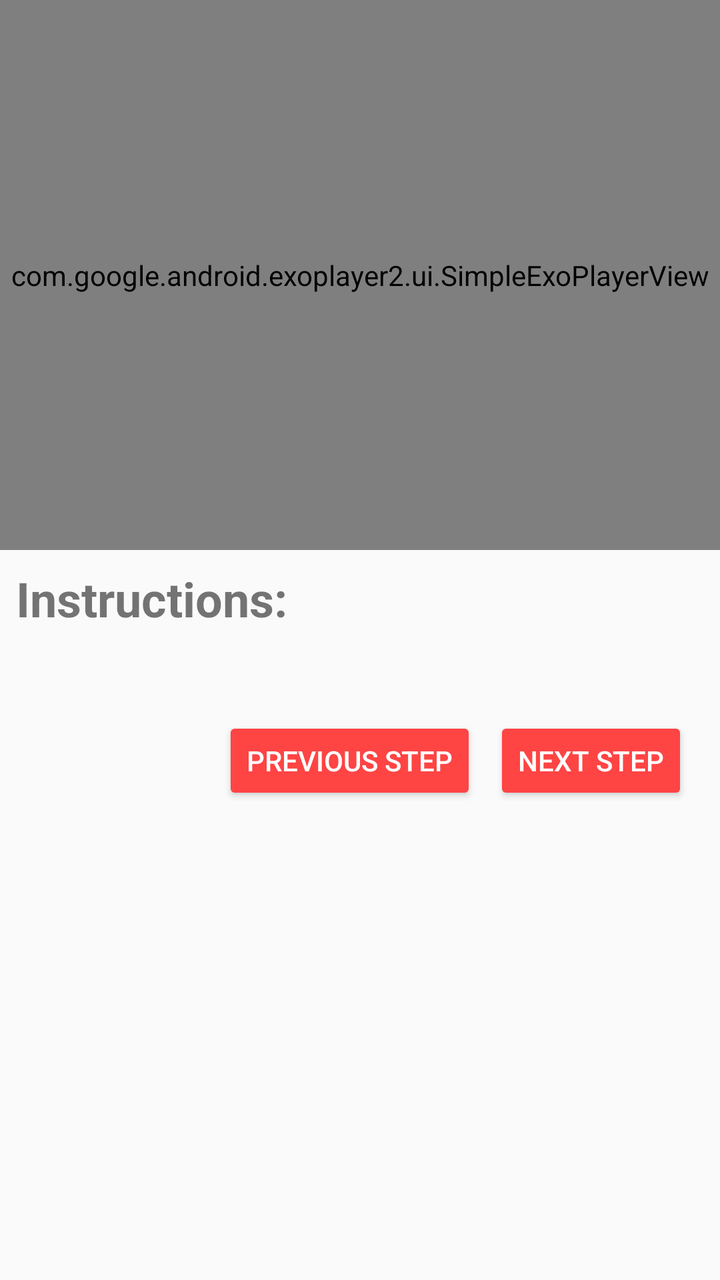
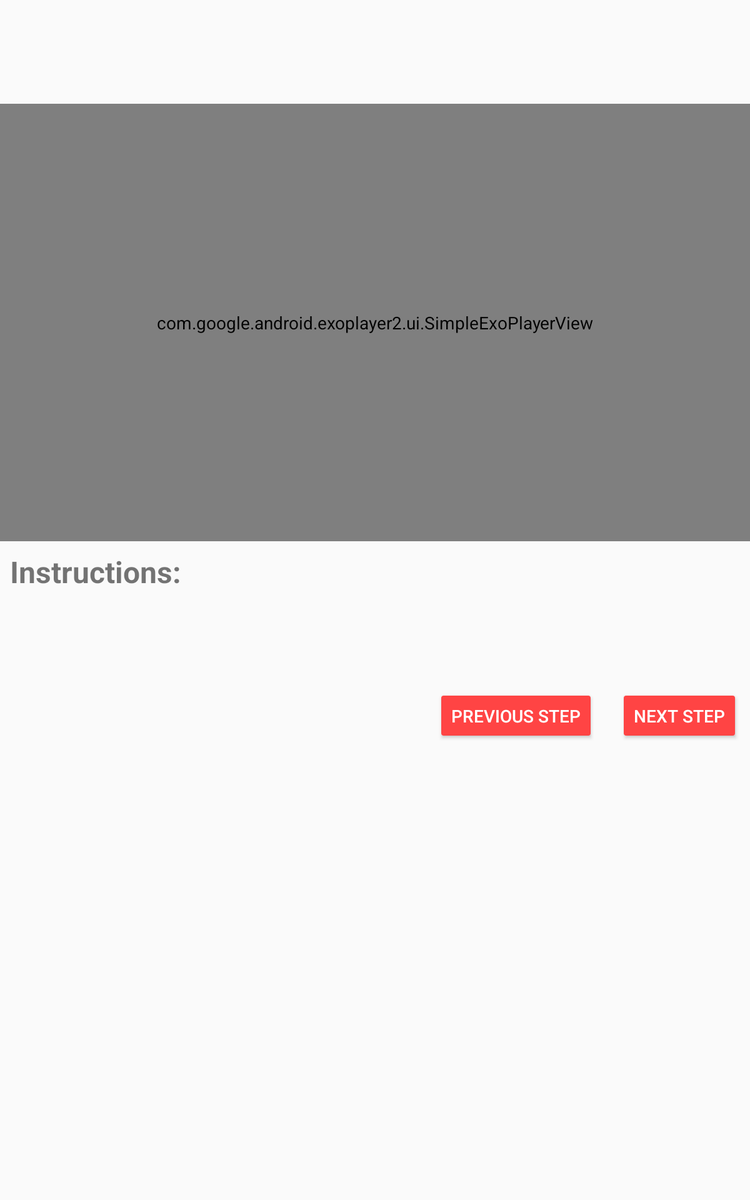

The same Android screen from two of the app's own layout files: first res/layout/ as a phone draws it, then the repository's variant for another configuration, drawn on a device whose configuration selects that folder. Both files follow.
<!-- AndroidManifest.xml: application theme AppTheme -->
<!-- res/layout/fragment_step_detail.xml -->
<?xml version="1.0" encoding="utf-8"?>
<android.support.design.widget.CoordinatorLayout xmlns:app="http://schemas.android.com/apk/res-auto"
    xmlns:tools="http://schemas.android.com/tools"
    xmlns:android="http://schemas.android.com/apk/res/android"
    android:id="@+id/coordinatorLayout"
    android:layout_height="match_parent"
    android:layout_width="match_parent">

    <android.support.v4.widget.NestedScrollView xmlns:android="http://schemas.android.com/apk/res/android"
        xmlns:app="http://schemas.android.com/apk/res-auto"
        xmlns:tools="http://schemas.android.com/tools"
        android:layout_width="match_parent"
        android:layout_height="match_parent">

        <android.support.constraint.ConstraintLayout xmlns:android="http://schemas.android.com/apk/res/android"
            xmlns:app="http://schemas.android.com/apk/res-auto"
            xmlns:tools="http://schemas.android.com/tools"
            android:layout_width="match_parent"
            android:layout_height="match_parent"
            tools:context="com.example.phil.forgoodnessbakes.fragments.DetailFragment">

            <TextView
                android:id="@+id/textView"
                android:layout_width="0dp"
                android:layout_height="wrap_content"
                android:layout_marginEnd="8dp"
                android:layout_marginLeft="8dp"
                android:layout_marginRight="8dp"
                android:layout_marginStart="8dp"
                android:layout_marginTop="8dp"
                android:text="Instructions:"
                android:textSize="24sp"
                android:textStyle="bold"
                app:layout_constraintHorizontal_bias="0.0"
                app:layout_constraintLeft_toLeftOf="parent"
                app:layout_constraintRight_toRightOf="parent"
                app:layout_constraintTop_toBottomOf="@+id/playerView" />

            <TextView
                android:id="@+id/stepDescription"
                android:layout_width="0dp"
                android:layout_height="match_parent"
                android:layout_marginBottom="0dp"
                android:layout_marginEnd="8dp"
                android:layout_marginLeft="8dp"
                android:layout_marginRight="8dp"
                android:layout_marginStart="8dp"
                android:layout_marginTop="0dp"
                android:paddingBottom="16dp"
                android:textSize="18sp"
                app:layout_constraintBottom_toBottomOf="parent"
                app:layout_constraintHorizontal_bias="1.0"
                app:layout_constraintLeft_toLeftOf="parent"
                app:layout_constraintRight_toRightOf="parent"
                app:layout_constraintTop_toBottomOf="@+id/textView"
                app:layout_constraintVertical_bias="0.059" />

            <com.google.android.exoplayer2.ui.SimpleExoPlayerView
                android:id="@+id/playerView"
                android:layout_width="0dp"
                android:layout_height="275dp"
                app:layout_constraintHorizontal_bias="0.0"
                app:layout_constraintLeft_toLeftOf="parent"
                app:layout_constraintRight_toRightOf="parent"
                app:layout_constraintTop_toTopOf="parent" />

            <Button
                android:id="@+id/next_button"
                android:layout_width="wrap_content"
                android:layout_height="44dp"
                android:layout_marginEnd="8dp"
                android:layout_marginStart="8dp"
                android:backgroundTint="@android:color/holo_red_light"
                android:clickable="true"
                android:elevation="2dp"
                android:text="@string/next_step"
                android:textColor="@android:color/white"
                android:visibility="visible"
                app:layout_constraintBaseline_toBaselineOf="@+id/prev_button"
                app:layout_constraintRight_toRightOf="@+id/stepDescription" />

            <Button
                android:id="@+id/prev_button"
                android:layout_width="wrap_content"
                android:layout_height="44dp"
                android:layout_marginBottom="-124dp"
                android:layout_marginEnd="8dp"
                android:layout_marginStart="108dp"
                android:backgroundTint="@android:color/holo_red_light"
                android:elevation="2dp"
                android:text="@string/previous_step"
                android:textColor="@android:color/white"
                android:visibility="visible"
                app:layout_constraintBottom_toBottomOf="parent"
                app:layout_constraintHorizontal_bias="0.86"
                app:layout_constraintLeft_toLeftOf="parent"
                app:layout_constraintRight_toLeftOf="@+id/next_button"
                app:layout_constraintTop_toBottomOf="@id/stepDescription"
                app:layout_constraintVertical_bias="0.136" />


        </android.support.constraint.ConstraintLayout>

    </android.support.v4.widget.NestedScrollView>

</android.support.design.widget.CoordinatorLayout>
<!-- resources referenced by this layout -->
<resources>
  <string name="next_step">Next Step</string>
  <string name="previous_step">Previous Step</string>
  <style name="AppTheme" parent="Theme.AppCompat.Light.DarkActionBar">
          
          <item name="colorPrimary">@android:color/holo_red_light</item>
          <item name="colorPrimaryDark">@android:color/holo_red_dark</item>
          <item name="colorAccent">#FF009688</item>
          <item name="preferenceTheme">@style/PreferenceThemeOverlay</item>
  
      </style>
</resources>
<!-- res/layout-sw600dp-v21/fragment_step_detail.xml (the repository's variant of the layout above) -->
<!-- drawn on a 7-inch tablet held upright -->
<?xml version="1.0" encoding="utf-8"?>
<android.support.design.widget.CoordinatorLayout
    xmlns:android="http://schemas.android.com/apk/res/android"
    xmlns:app="http://schemas.android.com/apk/res-auto"
    xmlns:tools="http://schemas.android.com/tools"
    android:layout_width="match_parent"
    android:layout_height="match_parent"
    android:fitsSystemWindows="false">

    <android.support.design.widget.AppBarLayout
        android:id="@+id/app_bar_layout"
        android:layout_width="match_parent"
        android:layout_height="wrap_content">


    </android.support.design.widget.AppBarLayout>

<android.support.constraint.ConstraintLayout xmlns:android="http://schemas.android.com/apk/res/android"
    xmlns:app="http://schemas.android.com/apk/res-auto"
    xmlns:tools="http://schemas.android.com/tools"
    android:layout_width="match_parent"
    android:layout_height="match_parent"
    tools:context="com.example.phil.forgoodnessbakes.fragments.DetailFragment"
    >

    <TextView
        android:id="@+id/textView"
        android:layout_width="0dp"
        android:layout_height="wrap_content"
        android:layout_marginEnd="8dp"
        android:layout_marginLeft="8dp"
        android:layout_marginRight="8dp"
        android:layout_marginStart="8dp"
        android:layout_marginTop="8dp"
        android:text="Instructions:"
        android:textSize="24sp"
        android:textStyle="bold"
        app:layout_constraintHorizontal_bias="0.0"
        app:layout_constraintLeft_toLeftOf="parent"
        app:layout_constraintRight_toRightOf="parent"
        app:layout_constraintTop_toBottomOf="@+id/playerView" />

    <TextView
        android:id="@+id/stepDescription"
        android:layout_width="0dp"
        android:layout_height="wrap_content"
        android:layout_marginEnd="8dp"
        android:layout_marginLeft="8dp"
        android:layout_marginRight="8dp"
        android:layout_marginStart="8dp"
        android:textSize="18sp"
        app:layout_constraintBottom_toBottomOf="parent"
        app:layout_constraintHorizontal_bias="1.0"
        app:layout_constraintLeft_toLeftOf="parent"
        app:layout_constraintRight_toRightOf="parent"
        app:layout_constraintTop_toBottomOf="@+id/textView"
        app:layout_constraintVertical_bias="0.059" />

    <com.google.android.exoplayer2.ui.SimpleExoPlayerView
        android:id="@+id/playerView"
        android:layout_width="0dp"
        android:layout_height="350dp"
        app:layout_constraintHorizontal_bias="1.0"
        app:layout_constraintLeft_toLeftOf="parent"
        app:layout_constraintRight_toRightOf="parent"
        app:layout_constraintTop_toTopOf="parent"
        android:layout_marginTop="83dp" />

    <Button
    android:id="@+id/next_button"
    android:layout_width="wrap_content"
    android:layout_height="44dp"
    android:layout_marginRight="8dp"
    android:backgroundTint="@android:color/holo_red_light"
    android:elevation="2dp"
    android:text="Next Step"
    android:textColor="@android:color/white"
    app:layout_constraintBaseline_toBaselineOf="@+id/prev_button"
    app:layout_constraintRight_toRightOf="parent" />

    <Button
        android:id="@+id/prev_button"
        android:layout_width="wrap_content"
        android:layout_height="44dp"
        android:layout_marginBottom="8dp"
        android:layout_marginLeft="108dp"
        android:layout_marginTop="25dp"
        android:backgroundTint="@android:color/holo_red_light"
        android:elevation="2dp"
        android:text="Previous Step"
        android:textColor="@android:color/white"
        app:layout_constraintBottom_toBottomOf="parent"
        app:layout_constraintLeft_toLeftOf="parent"
        app:layout_constraintTop_toBottomOf="@+id/stepDescription"
        app:layout_constraintVertical_bias="0.0"
        app:layout_constraintRight_toLeftOf="@+id/next_button"
        android:layout_marginRight="8dp"
        app:layout_constraintHorizontal_bias="0.959" />

</android.support.constraint.ConstraintLayout>
</android.support.design.widget.CoordinatorLayout>
<!-- resources referenced by the variant -->
<!-- as a 7-inch tablet held upright resolves them -->
<resources>
  <style name="AppTheme" parent="Theme.AppCompat.Light.DarkActionBar">
          
          <item name="colorPrimary">@android:color/holo_red_light</item>
          <item name="colorPrimaryDark">@android:color/holo_red_dark</item>
          <item name="colorAccent">#FF009688</item>
          <item name="preferenceTheme">@style/PreferenceThemeOverlay</item>
  
      </style>
</resources>
